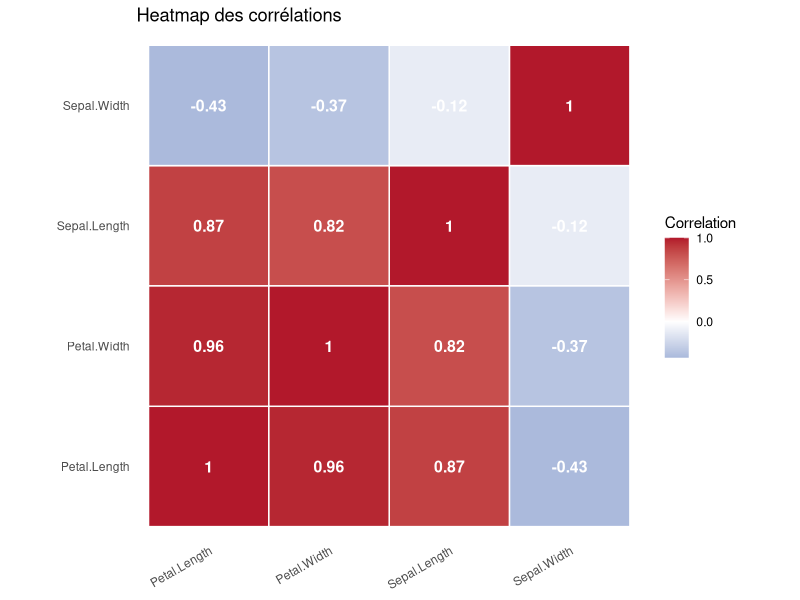
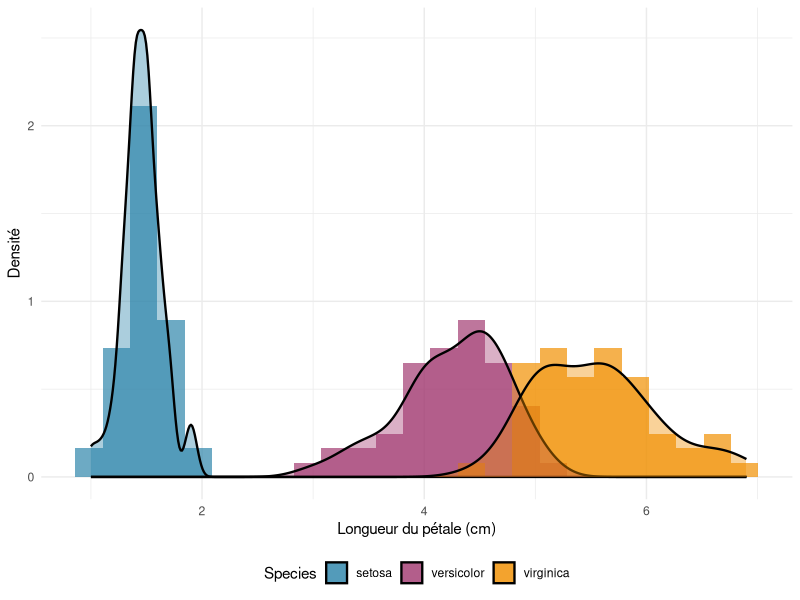
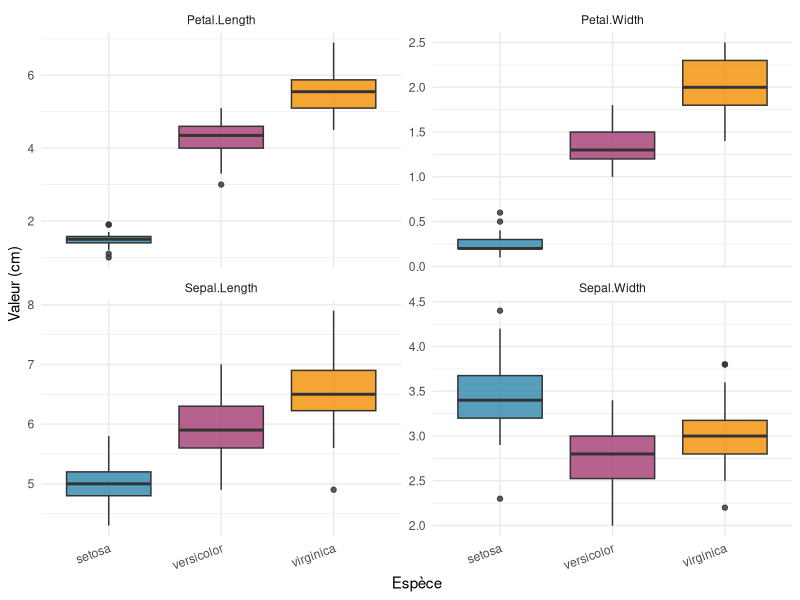
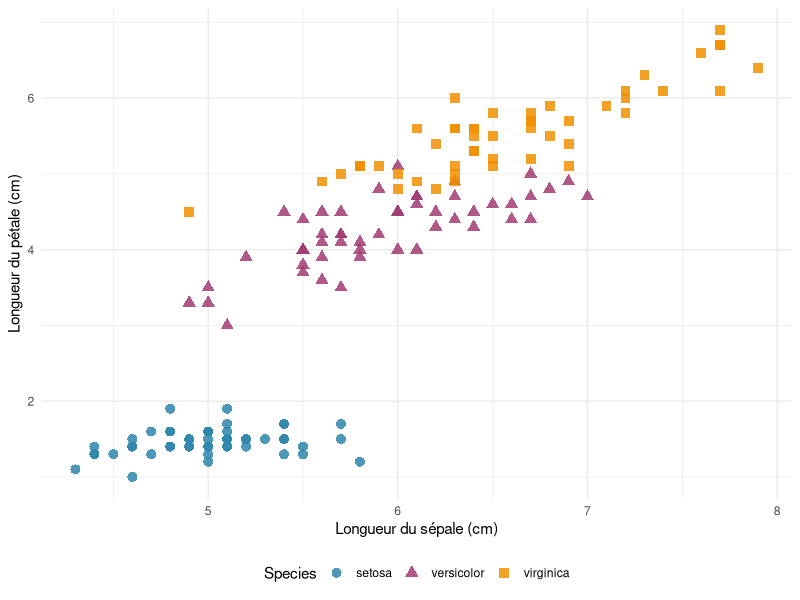

Write the R code that produced these figures, in order.
## ---- chunk 1
knitr::opts_chunk$set(echo = TRUE, fig.align = "center", fig.width = 6, fig.height = 4,
                      message = FALSE, warning = FALSE)
library(dplyr)
library(ggplot2)
library(tidyr)
data(iris)
palette_especes <- c("setosa" = "#2E86AB", "versicolor" = "#A23B72", "virginica" = "#F18F01")
theme_set(theme_minimal(base_size = 11))
## ---- chunk 2
str(iris)
## ---- chunk 3
colSums(is.na(iris))
## ---- chunk 4
table(iris$Species)
## ---- chunk 5
iris %>%
  group_by(Species) %>%
  summarise(
    N = n(),
    Moy_Sepal.L = round(mean(Sepal.Length), 2), SD_Sepal.L = round(sd(Sepal.Length), 2),
    Moy_Petal.L = round(mean(Petal.Length), 2), SD_Petal.L = round(sd(Petal.Length), 2),
    .groups = "drop"
  ) %>%
  knitr::kable()
## ---- chunk 6
round(cor(iris[, 1:4]), 3)
## ---- chunk 7
mat_cor <- cor(iris[, 1:4])
mat_cor_df <- as.data.frame(mat_cor)
mat_cor_df$Var1 <- rownames(mat_cor_df)
mat_cor_long <- mat_cor_df %>%
  tidyr::pivot_longer(-Var1, names_to = "Var2", values_to = "Correlation")

ggplot(mat_cor_long, aes(x = Var1, y = Var2, fill = Correlation)) +
  geom_tile(color = "white", linewidth = 0.5) +
  geom_text(aes(label = round(Correlation, 2)), color = "white", size = 4, fontface = "bold") +
  scale_fill_gradient2(low = "#2166ac", mid = "white", high = "#b2182b", midpoint = 0) +
  labs(title = "Heatmap des corrélations", x = NULL, y = NULL) +
  theme(axis.text.x = element_text(angle = 30, hjust = 1), panel.grid = element_blank()) +
  coord_fixed()
## ---- chunk 8
ggplot(iris, aes(x = Petal.Length, fill = Species)) +
  geom_histogram(aes(y = after_stat(density)), bins = 25, alpha = 0.7, position = "identity") +
  geom_density(alpha = 0.4, linewidth = 0.8) +
  scale_fill_manual(values = palette_especes) +
  labs(x = "Longueur du pétale (cm)", y = "Densité") +
  theme(legend.position = "bottom")
## ---- chunk 9
iris_long <- iris %>%
  pivot_longer(cols = Sepal.Length:Petal.Width, names_to = "Variable", values_to = "Valeur_cm")

ggplot(iris_long, aes(x = Species, y = Valeur_cm, fill = Species)) +
  geom_boxplot(alpha = 0.8) +
  facet_wrap(~ Variable, scales = "free_y", ncol = 2) +
  scale_fill_manual(values = palette_especes) +
  labs(x = "Espèce", y = "Valeur (cm)") +
  theme(legend.position = "none", axis.text.x = element_text(angle = 20, hjust = 1))
## ---- chunk 10
ggplot(iris, aes(x = Sepal.Length, y = Petal.Length, color = Species, shape = Species)) +
  geom_point(size = 3, alpha = 0.85) +
  scale_color_manual(values = palette_especes) +
  labs(x = "Longueur du sépale (cm)", y = "Longueur du pétale (cm)") +
  theme(legend.position = "bottom")
